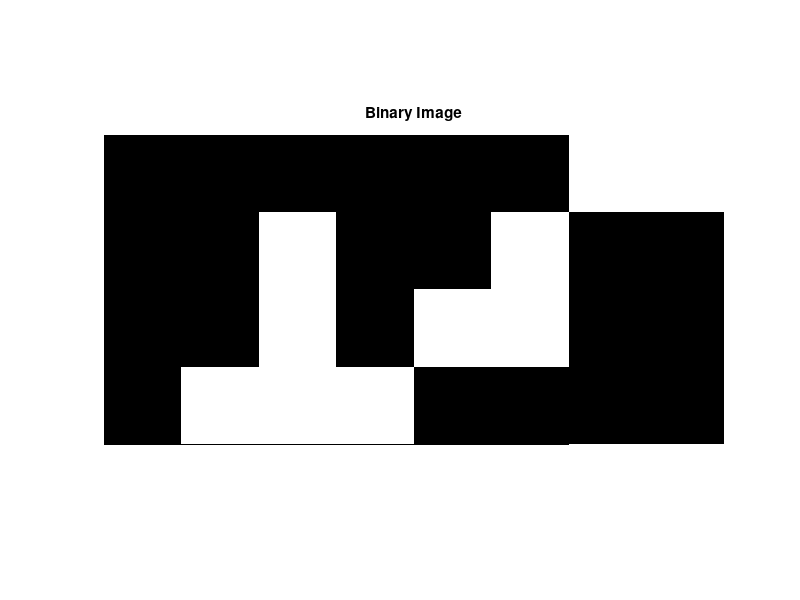

This figure's MATLAB source: (Note: this script raises an error after producing the figure.)
% Create a binary image (for example, a 10x10 black square on a white background)
I=[0, 0, 0, 0,0, 0, 1, 1;0, 0, 1, 0,0, 1, 0, 0;0, 0, 1, 0,1, 1, 0, 0;0, 1, 1, 1,0, 0, 0, 0]
S1=I(:,1:4)
S2=I(:,5:end)

% Display the binary image in black and white
figure;
imshow(I, 'InitialMagnification', 'fit');
title('Binary Image');

% Load the 'S.mat' file
load('S.mat');

% Call the countNonZero function on the matrix 'S'
result_S1 = countNonZero(S1);
result_S2 = countNonZero(S2);
result_S = countNonZero(S);

% Print the result using fprintf
fprintf('Total non-zero values in matrix S1: %d\n', result_S1);
fprintf('Total non-zero values in matrix S2: %d\n', result_S2);
fprintf('Total non-zero values in matrix S: %d\n', result_S);
% Create a function that counts non-zero values in a matrix
function count = countNonZero(S)
    count = nnz(S);  % Count the number of non-zero elements in the matrix
end